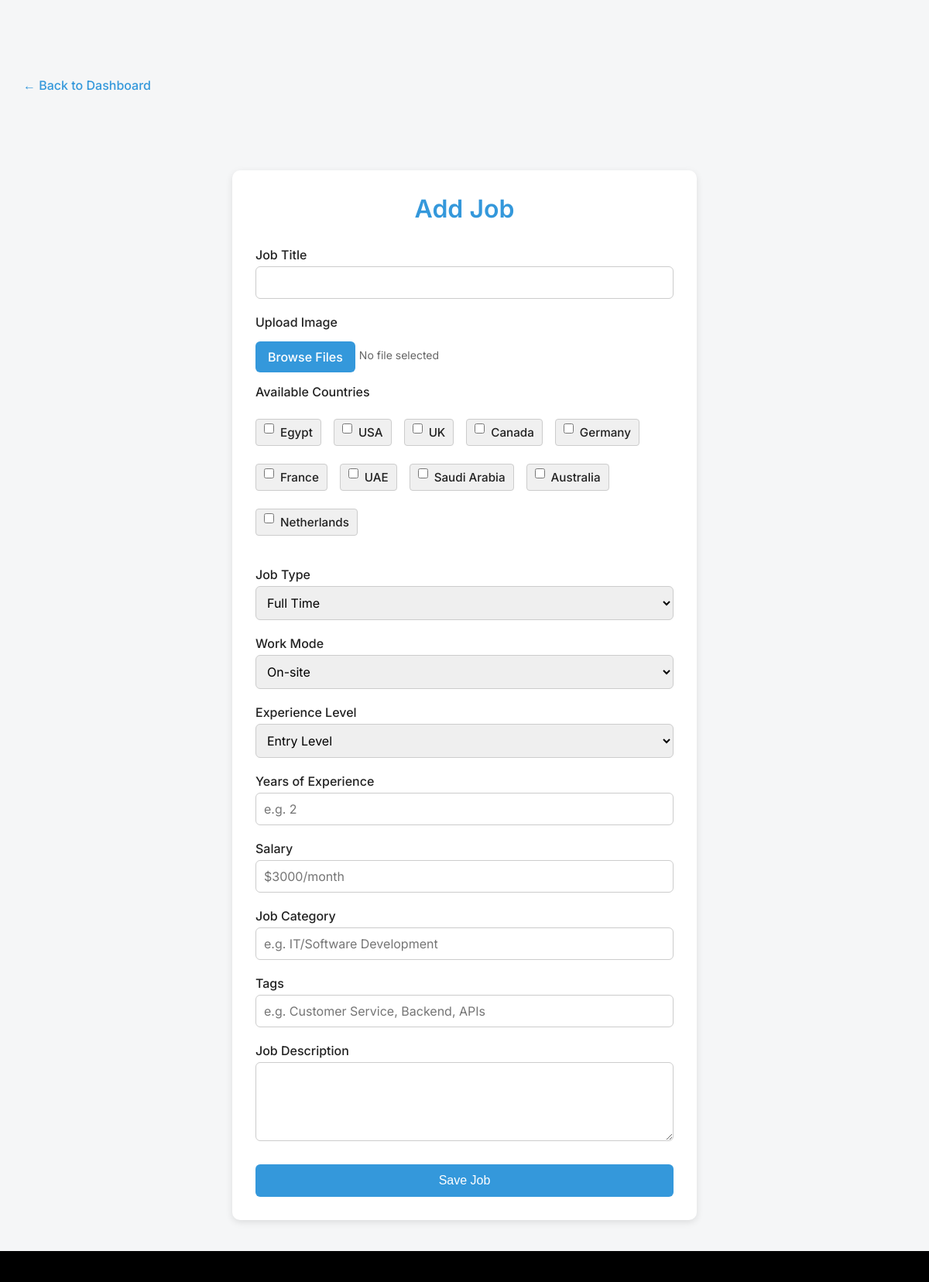
The app's page /pages/add_job.html with its own data.
### hustlehub/models.py (models this page shows, shortened)
class Countries(models.Model):
    country = models.CharField(max_length=255, blank=True, null=False)

class JobType(models.Model):
    job_type = models.CharField(max_length=255, blank=False, null=False)

class Workplace(models.Model):
    workplace = models.CharField(max_length=50, blank=False, null=False)

class Career_level(models.Model):
    level = models.CharField(max_length=50, null=False, blank=True)

### hustlehub/views/addJob.py (the view, shortened to what this page needs)
# urls.py: path("pages/add_job.html", views.addJob, name="add_job"),
@csrf_exempt
def addJob(request):
    errors = {}
    if (request.method == 'GET'):
        countriesQuery = Countries.objects.all()
        countries = []
        for query in countriesQuery:
            countries.append(query.country)
        jobTypes = []
        jobTypesQuery = JobType.objects.all()
        for query in jobTypesQuery:
            jobTypes.append(query.job_type)
        workplace = []
        workplaceQuery = Workplace.objects.all()
        for query in workplaceQuery:
            workplace.append(query.workplace)
        career_level = []
        career_levelQuery = Career_level.objects.all()
        for query in career_levelQuery:
            career_level.append(query.level)
        return render(request, 'pages/add_job.html', {
            'countries': countries,
            'jobTypes': jobTypes,
            'workplace': workplace,
            'career_level': career_level,
            'errors': errors
        })

### hustlehub/templates/pages/add_job.html (shortened to what this page needs)
{% load static %}
<!DOCTYPE html>
<html lang="en">
<head>
    <link rel="stylesheet" href="{% static 'styles/style.css' %}">
    <link rel="stylesheet" href="{% static 'styles/add_job.css' %}">
</head>
<body>
    <a href="" class="back-button">
        ← Back to Dashboard
    </a>
    <div class="container">
        <h2>Add Job</h2>
        <form class="job-form" id="jobForm" method="post" action="{% url 'add_job' %}" enctype="multipart/form-data">
            <label for="title">Job Title</label>
            <input type="text" id="title" name="title" required>
            <label for="jobImg">Upload Image</label>
            <div class="file-upload">
                <label for="jobImg" class="upload-btn">Browse Files</label>
                <span id="file-name">No file selected</span>
            </div>
            <label>Available Countries</label>
            <div class="country-container">
                {% for country in countries %}
                    <label><input type="checkbox" value="{{ country }}" name="country">{{ country }}</label><br>
                {% endfor %}
            </div>
            <label for="job_type">Job Type</label>
            <select id="job_type" name="type" required>
                {% for type in jobTypes %}
                    <option value="{{ type }}">{{ type }}</option>
                {% endfor %}
            </select>
            <label for="workplace">Work Mode</label>
            <select id="workplace" name="workplace" required>
                {% for place in workplace %}
                    <option value="{{ place }}">{{ place }}</option>
                {% endfor %}
            </select>
            <label for="level">Experience Level</label>
            <select id="level" required name="level">
                {% for level in career_level %}
                    <option value="{{ level }}">{{ level }} Level</option>
                {% endfor %}
            </select>
            <label for="experience">Years of Experience</label>
            <input type="number" id="experience" min="0" name="experience" placeholder="e.g. 2" required>
            <label for="salary">Salary</label>
            <input type="text" id="salary" name="salary" placeholder="$3000/month" required>
            <label for="category">Job Category</label>
            <input type="text" id="category" name="category" placeholder="e.g. IT/Software Development" required>
            <label for="tags">Tags</label>
            <input type="text" id="tags" name="tags" placeholder="e.g. Customer Service, Backend, APIs">
            <label for="description">Job Description</label>
            <textarea id="description" name="description" rows="4" required></textarea>
            <button type="submit">Save Job</button>
        </form>
    </div>
    <footer>
    </footer>
</body>
</html>

### hustlehub/static/styles/style.css (style rules this page uses)
* { margin: 0; padding: 0; box-sizing: border-box; }
:root { --primary-color: #3498db; --secondary-color: #2ecc71; --white: #fff; --black: #000; --bodybg: #F5F6F7; --inputbckg: #f9f9f9; --normSize: 1rem; --verySmallSize: 0.4rem; --smallSize: 0.7rem; --head1Size: 25px; --head2Size: 3rem; --head3Size: 2rem; --head4Size: 1.5rem; --fontFamily: 'Inter', 'poppins', sans-serif; }
body { font-size: clamp(0.95rem, 2vw, 1rem); font-weight: 400; background: var(--bodybg); }
h1, h2, h3 { font-family: var(--fontFamily); }
h2 { font-size: clamp(1rem, 4vw, 1.5rem); font-weight: 600; }
body { font-size: clamp(0.95rem, 2vw, 1rem); font-weight: 400; font-family: var(--fontFamily); background: var(--bodybg); }
footer { background: var(--black); color: var(--white); padding: 20px; text-align: center; font-family: var(--fontFamily); }

### hustlehub/static/styles/add_job.css (style rules this page uses)
.back-button { display: inline-block; margin: 100px 0 0 30px; color: var(--primary-color); text-decoration: none; font-weight: 500; font-size: 16px; transition: color 0.3s ease; }
body { font-size: clamp(0.95rem, 2vw, 1rem); font-weight: 400; background: var(--bodybg); font-family: var(--fontFamily); }
.container { max-width: 600px; margin: 100px auto 40px; padding: 30px; background-color: white; border-radius: 10px; box-shadow: 0 3px 10px rgba(0, 0, 0, 0.1); }
h2 { text-align: center; margin-bottom: 20px; color: var(--primary-color); font-size: clamp(1.5rem, 4vw, 2rem); }
.job-form { display: flex; flex-direction: column; }
.job-form label { margin: 10px 0 5px; font-weight: 500; color: #222; }
.job-form input, .job-form select, .job-form textarea { padding: 10px; border: 1px solid #ccc; border-radius: 6px; font-size: 16px; font-family: var(--fontFamily); transition: border-color 0.2s; }
.file-upload { display: flex; align-items: center; gap: 5px; }
.upload-btn { padding: 10px 16px; background-color: var(--primary-color); border-radius: 6px; cursor: pointer; font-size: 16px; transition: background-color 0.3s ease; }
.job-form .upload-btn { color: white; }
#file-name { font-size: 14px; color: #666; }
.job-form input, .job-form select, .job-form textarea, .job-form .checkbox-group { margin-bottom: 10px; }
.job-form button { margin-top: 20px; padding: 12px; background-color: var(--primary-color); color: white; border: none; border-radius: 6px; font-size: 16px; cursor: pointer; transition: background-color 0.3s ease; }
#jobForm .country-container { display: flex !important; flex-wrap: wrap !important; gap: 8px !important; padding: 10px 0 !important; margin-bottom: 15px !important; }
#jobForm .country-container label { background-color: #f0f0f0 !important; padding: 5px 10px !important; border-radius: 4px !important; border: 1px solid #ccc !important; cursor: pointer !important; display: flex !important; align-items: center !important; font-size: 0.95rem !important; transition: background-color 0.3s ease, border-color 0.3s ease !important; }
#jobForm .country-container input[type="checkbox"] { margin-right: 8px !important; }

### records on screen
Countries: countries "Egypt"
Countries: countries "USA"
Countries: countries "UK"
Countries: countries "Canada"
Countries: countries "Germany"
Countries: countries "France"
Countries: countries "UAE"
Countries: countries "Saudi Arabia"
Countries: countries "Australia"
Countries: countries "Netherlands"
JobType: type "Full Time"
Workplace: workplace "On-site"
Career_level: level "Entry Level"
